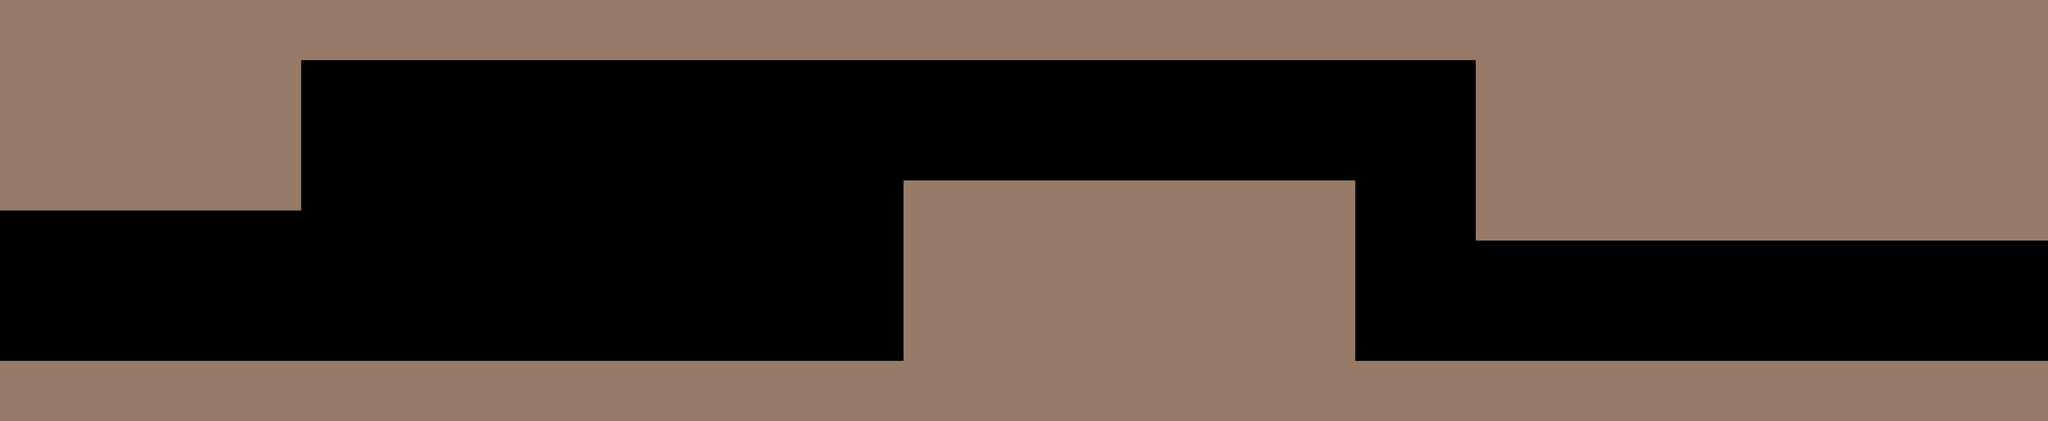

The image is a tile-based game level rendered from a .tmx file. Its description and source (layers, tilesets, objects; grid data summarised) follow:
An orthogonal 68x14 tile map with 128x128 px tiles, 1 tile layer (Main_Tiles), 3 tilesets and 20 objects (6x fish, main, rm24, rm26).

<map version="1.0" tiledversion="1.0.3" orientation="orthogonal" renderorder="right-down" width="68" height="14" tilewidth="128" tileheight="128" nextobjectid="161">
 <tileset firstgid="1" name="main_sheet" tilewidth="128" tileheight="128" tilecount="1" columns="1">
  <image source="tilesheets/sheet1.png" width="128" height="128" />
 </tileset>
 <tileset firstgid="2" name="3by3" tilewidth="128" tileheight="128" margin="4" tilecount="9" columns="3">
  <image source="tilesheets/3by3_1.png" width="392" height="392" />
 </tileset>
 <tileset firstgid="11" name="darkCorners" tilewidth="128" tileheight="128" margin="4" tilecount="4" columns="2">
  <image source="tilesheets/darkCorners_sheet.png" width="264" height="264" />
 </tileset>
 <layer name="Main_Tiles" width="68" height="14">
  <data>[952 cells, 526 non-empty, 1 distinct tile ids]</data>
 </layer>
 <objectgroup name="Window_Size" />
 <objectgroup name="Room">
  <object id="121" name="main" x="128" y="128" width="8448" height="1536" />
 </objectgroup>
 <objectgroup name="Walls">
  <object id="144" x="0" y="0" width="1280" height="896">
   <properties>
    <property name="down" type="bool" value="true" />
    <property name="right" type="bool" value="true" />
   </properties>
  </object>
  <object id="145" x="0" y="1536" width="3840" height="256">
   <properties>
    <property name="up" type="bool" value="true" />
   </properties>
  </object>
  <object id="146" x="1280" y="0" width="4992" height="256">
   <properties>
    <property name="down" type="bool" value="true" />
   </properties>
  </object>
  <object id="147" x="3840" y="768" width="1920" height="1024">
   <properties>
    <property name="left" type="bool" value="true" />
    <property name="right" type="bool" value="true" />
    <property name="up" type="bool" value="true" />
   </properties>
  </object>
  <object id="148" x="6272" y="0" width="2432" height="1024">
   <properties>
    <property name="down" type="bool" value="true" />
    <property name="left" type="bool" value="true" />
   </properties>
  </object>
  <object id="149" x="5760" y="1536" width="2944" height="256">
   <properties>
    <property name="up" type="bool" value="true" />
   </properties>
  </object>
 </objectgroup>
 <objectgroup name="Pickups" />
 <objectgroup name="Breakables" />
 <objectgroup name="Water">
  <object id="150" x="0" y="896" width="3840" height="640" />
  <object id="151" x="1280" y="256" width="2560" height="640" />
  <object id="152" x="3840" y="256" width="2432" height="512" />
  <object id="153" x="5760" y="768" width="512" height="768" />
  <object id="154" x="6272" y="1024" width="2432" height="512" />
 </objectgroup>
 <objectgroup name="Vines" />
 <objectgroup name="Transitions">
  <object id="131" name="rm24" x="0" y="896" width="128" height="640">
   <properties>
    <property name="relativeX" type="int" value="0" />
    <property name="relativeY" type="int" value="0" />
    <property name="spawnX" type="int" value="-200" />
    <property name="spawnY" type="int" value="0" />
   </properties>
  </object>
  <object id="143" name="rm26" x="8576" y="1024" width="128" height="512">
   <properties>
    <property name="relativeX" type="int" value="0" />
    <property name="relativeY" type="int" value="2176" />
    <property name="spawnX" type="int" value="200" />
    <property name="spawnY" type="int" value="0" />
   </properties>
  </object>
 </objectgroup>
 <objectgroup name="Enemies">
  <object id="155" name="fish" type="fish" x="1792" y="640" width="128" height="128" />
  <object id="156" name="fish" type="fish" x="2560" y="1280" width="128" height="128" />
  <object id="157" name="fish" type="fish" x="3328" y="1024" width="128" height="128" />
  <object id="158" name="fish" type="fish" x="4736" y="512" width="128" height="128" />
  <object id="159" name="fish" type="fish" x="5888" y="512" width="128" height="128" />
  <object id="160" name="fish" type="fish" x="7424" y="1280" width="128" height="128" />
 </objectgroup>
</map>
